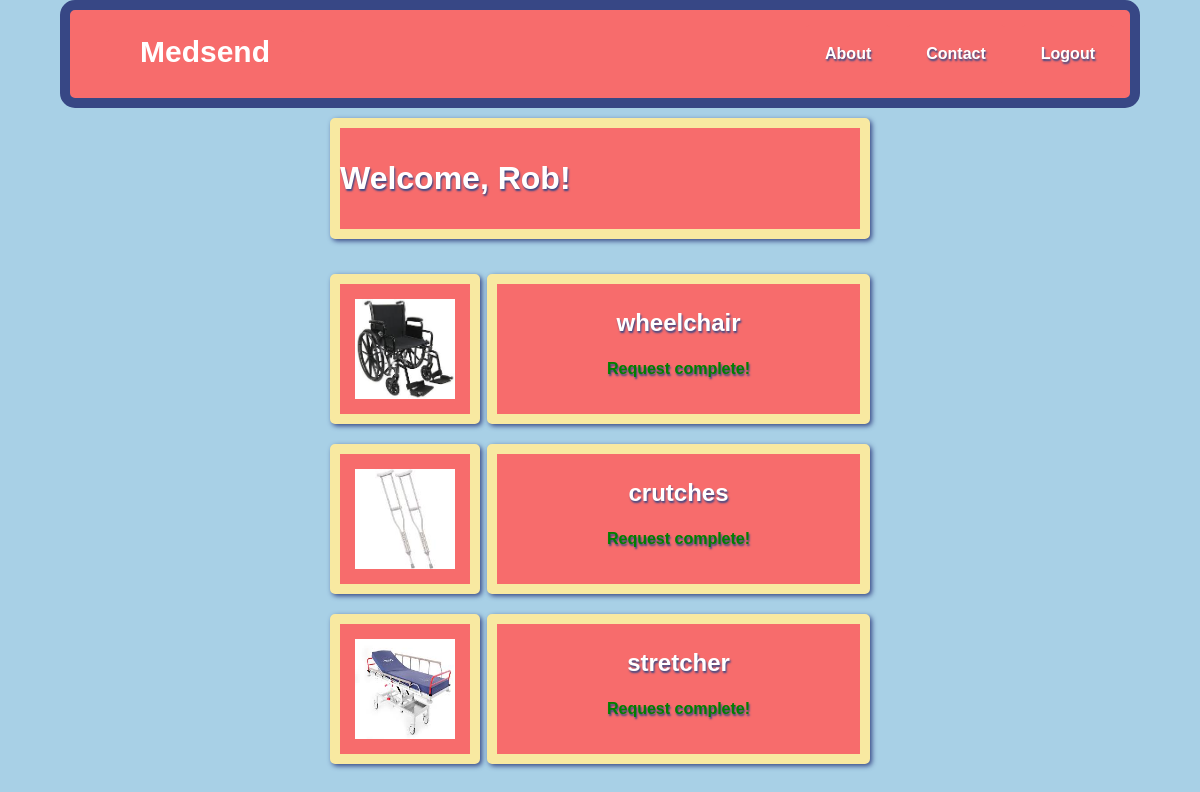
Page /donee/2 on the earlier database version.
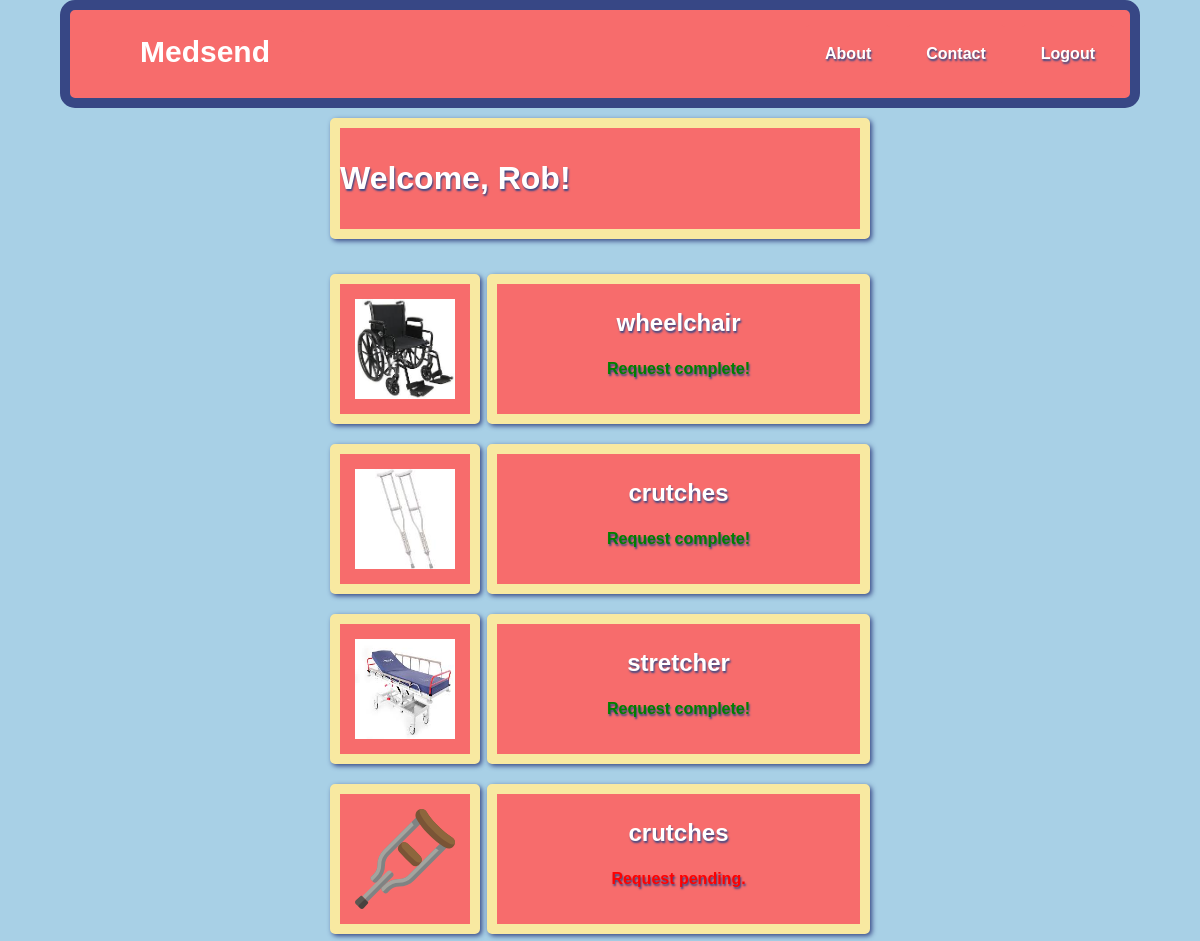
Same page on the later database version.
### tables this page shows
CREATE TABLE requests
               (userid int,
                item_type text,
                icon text,
                image text,
                date_requested text,
                date_received text,
                amount int);

### app.py (the view)
@app.route('/donee/<userid>', methods=['GET'])
def donee(userid):
    conn = sqlite3.connect(db_path)
    c = conn.cursor()
    orders = c.execute("SELECT * from requests where userid == "+userid+"")
    data = c.fetchall()
    requests = requests_dict_arr(data)
    orders = c.execute("SELECT * from users where id == "+userid+"")
    data = c.fetchall()
    username = ""
    for d in data:
      username = d[1]
    return render_template('donee.html', username=username, userid=userid, requests = requests)

### app.py (called while the page is built)
def requests_dict_arr(data):
  donations= []
  for d in data:
    item = dict()
    item['userid'] = d[0]
    item['item_type'] = d[1]
    item['icon'] = d[2]
    item['image'] = d[3]
    item['date_requested'] = d[4]
    item['date_received'] = d[5]
    donations.append(item)
    print(donations)
  return donations

### templates/donee.html (shortened to what this page needs)
<!DOCTYPE html>
<html lang="en">
<head>
  <link rel="stylesheet" href="{{ url_for('static', filename='css/style.css') }}">
  <link rel="stylesheet" href="{{ url_for('static', filename='css/donee.css') }}">
</head>
<body>
 <nav>
  <ul>
     <li class="logo"><a class="logo active" href="/">Medsend</a></li>
     <li class="logout"><a href="/">Logout</a></li>
     <li><a href="/contact">Contact</a></li>
     <li><a href="/about">About</a></li>
   </ul>
  </nav>
  <div id="welcome">
      <p>Welcome, {{username}}!</p>
  </div>
    {% for item in requests %}
    <div class="outergrid" >
    <div class="entry">
        {% if item.date_received %}
        <img src="../{{item.image}}" alt ="{{item.item_type}}" class="picture">
        <div class="name">
            <h2> {{ item['item_type'] }} </h2>
            <div class="complete" >
                    Request complete!
                </div>
                 {% else %}
                 <img src="../{{item.icon}}" alt ="{{item.item_type}}" class="picture">
                 <div class="name">
                     <h2> {{ item['item_type'] }} </h2>
                     <div class="incomplete" >
                         Request pending.
                         </div>
                 {% endif %}
        </div>
    </div>
    </div>
    {% endfor %}
</body>
</html>

Differences in the rows shown:
added requests: icon (picture), item_type "crutches"
